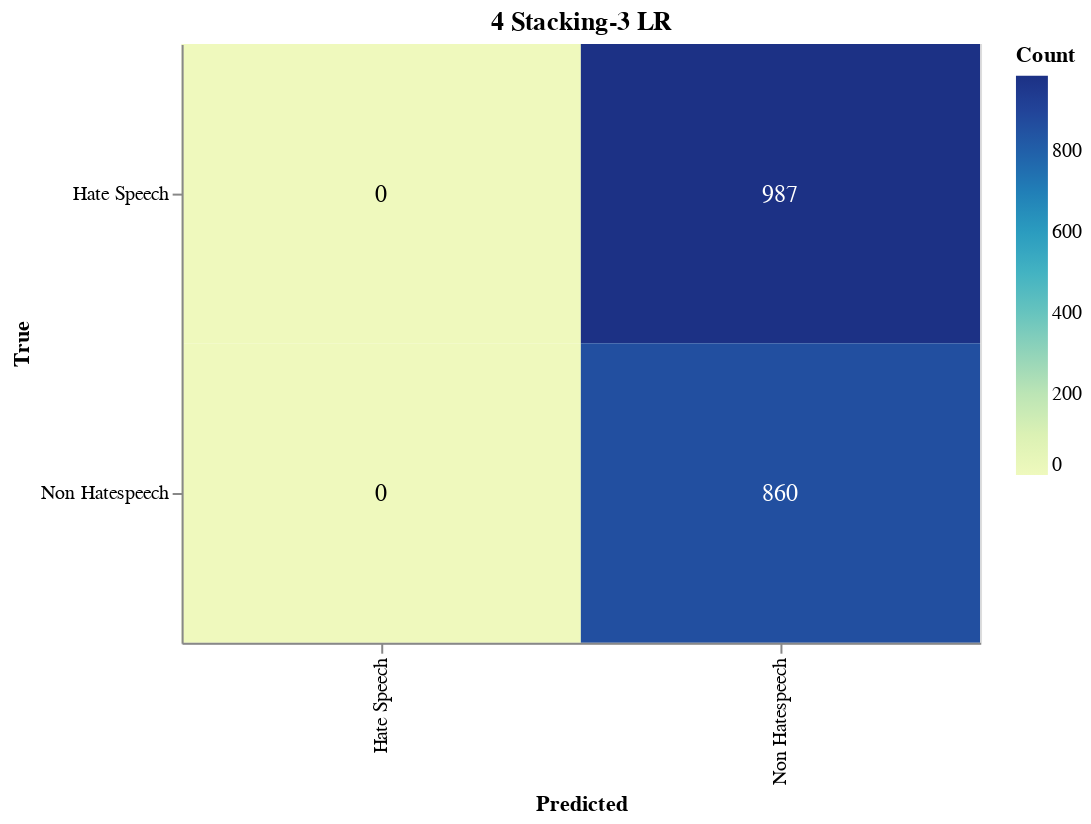

Notebook code cell kept with this figure:
### Markdown cell above
#### Save Confusion Matrix

### Code cell
import altair as alt
import altair_saver
import pandas as pd
from sklearn.metrics import confusion_matrix

# Calculate the confusion matrix
cm = confusion_matrix(true_labels, adjusted_predictions)

# Define class names
class_names = ['Hate Speech', 'Non Hatespeech']

# Convert confusion matrix to DataFrame
cm_df = pd.DataFrame(cm, index=class_names, columns=class_names).reset_index().melt(id_vars='index')
cm_df.columns = ['True', 'Predicted', 'Count']

# Ensure the order of categories
cm_df['True'] = pd.Categorical(cm_df['True'], categories=class_names, ordered=True)
cm_df['Predicted'] = pd.Categorical(cm_df['Predicted'], categories=class_names, ordered=True)

# Create the Altair plot
heatmap = alt.Chart(cm_df).mark_rect().encode(
    x=alt.X('Predicted:O', sort=class_names),
    y=alt.Y('True:O', sort=class_names),
    color='Count:Q',
    tooltip=['True', 'Predicted', 'Count']
).properties(
    width=400,
    height=300,
    title='4 Stacking-3 LR'
)

# Add text labels
text = heatmap.mark_text(
    align='center',
    baseline='middle',
    fontSize=12
).encode(
    text='Count:Q',
    color=alt.condition(
        alt.datum.Count > cm.max() / 2,
        alt.value('white'),
        alt.value('black')
    )
)

# Combine heatmap and text
final_chart = heatmap + text

# Display the plot
final_chart.show()

### Figure 1 — Vega-Lite specification as saved in the notebook (floating-point values rounded to 4 significant figures)
{"config": {"view": {"continuousWidth": 300, "continuousHeight": 300}}, "layer": [{"mark": {"type": "rect"}, "encoding": {"color": {"field": "Count", "type": "quantitative"}, "tooltip": [{"field": "True", "type": "ordinal"}, {"field": "Predicted", "type": "ordinal"}, {"field": "Count", "type": "quantitative"}], "x": {"field": "Predicted", "sort": ["Hate Speech", "Non Hatespeech"], "type": "ordinal"}, "y": {"field": "True", "sort": ["Hate Speech", "Non Hatespeech"], "type": "ordinal"}}, "title": "4 Stacking-3 LR"}, {"mark": {"type": "text", "align": "center", "baseline": "middle", "fontSize": 12}, "encoding": {"color": {"condition": {"test": "(datum.Count > 493.5)", "value": "white"}, "value": "black"}, "text": {"field": "Count", "type": "quantitative"}, "tooltip": [{"field": "True", "type": "ordinal"}, {"field": "Predicted", "type": "ordinal"}, {"field": "Count", "type": "quantitative"}], "x": {"field": "Predicted", "sort": ["Hate Speech", "Non Hatespeech"], "type": "ordinal"}, "y": {"field": "True", "sort": ["Hate Speech", "Non Hatespeech"], "type": "ordinal"}}, "title": "4 Stacking-3 LR"}], "data": {"name": "data-010c52edfd2079f09c0236dffc020b77"}, "height": 300, "width": 400, "$schema": "https://vega.github.io/schema/vega-lite/v5.17.0.json", "datasets": {"data-010c52edfd2079f09c0236dffc020b77": [{"True": "Hate Speech", "Predicted": "Hate Speech", "Count": 0}, {"True": "Non Hatespeech", "Predicted": "Hate Speech", "Count": 0}, {"True": "Hate Speech", "Predicted": "Non Hatespeech", "Count": 987}, {"True": "Non Hatespeech", "Predicted": "Non Hatespeech", "Count": 860}]}}
